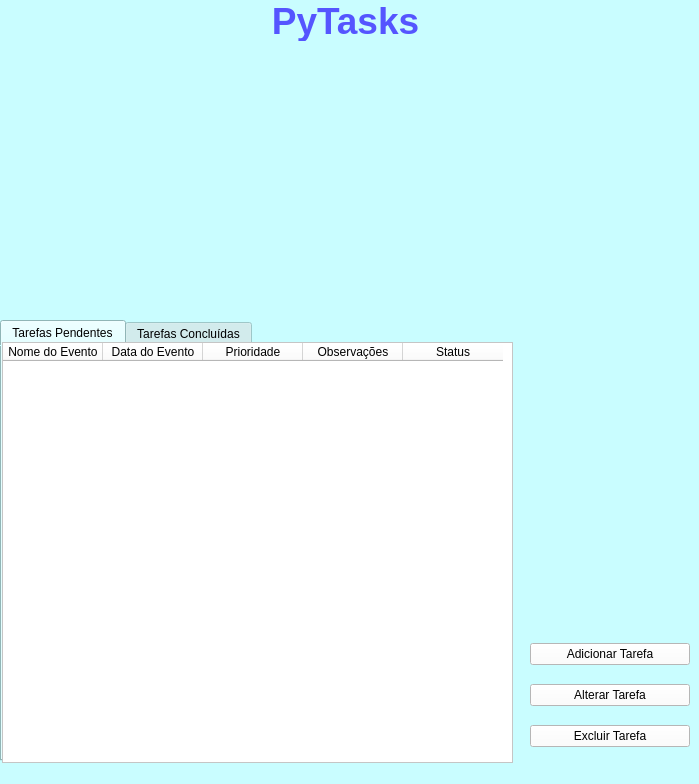
<?xml version="1.0" encoding="UTF-8"?>
<ui version="4.0">
 <class>TelaMenu</class>
 <widget class="QMainWindow" name="TelaMenu">
  <property name="geometry">
   <rect>
    <x>0</x>
    <y>0</y>
    <width>699</width>
    <height>784</height>
   </rect>
  </property>
  <property name="windowTitle">
   <string>MENU</string>
  </property>
  <property name="styleSheet">
   <string notr="true">background-color: rgb(201, 253, 255);</string>
  </property>
  <widget class="QWidget" name="centralwidget">
   <widget class="QLabel" name="label_pytasks">
    <property name="geometry">
     <rect>
      <x>220</x>
      <y>0</y>
      <width>251</width>
      <height>41</height>
     </rect>
    </property>
    <property name="layoutDirection">
     <enum>Qt::LeftToRight</enum>
    </property>
    <property name="text">
     <string>&lt;html&gt;&lt;head/&gt;&lt;body&gt;&lt;p align=&quot;center&quot;&gt;&lt;span style=&quot; font-size:28pt; font-weight:600; color:#5555ff;&quot;&gt;PyTasks&lt;/span&gt;&lt;/p&gt;&lt;/body&gt;&lt;/html&gt;</string>
    </property>
    <property name="alignment">
     <set>Qt::AlignCenter</set>
    </property>
   </widget>
   <widget class="QTabWidget" name="tabWidget">
    <property name="geometry">
     <rect>
      <x>0</x>
      <y>320</y>
      <width>501</width>
      <height>441</height>
     </rect>
    </property>
    <property name="currentIndex">
     <number>0</number>
    </property>
    <widget class="QWidget" name="tab_pendentes">
     <attribute name="title">
      <string>Tarefas Pendentes</string>
     </attribute>
    </widget>
    <widget class="QWidget" name="tab_concluidas">
     <attribute name="title">
      <string>Tarefas Concluídas</string>
     </attribute>
     <widget class="QTableWidget" name="tableWidget_2">
      <property name="geometry">
       <rect>
        <x>0</x>
        <y>0</y>
        <width>511</width>
        <height>411</height>
       </rect>
      </property>
      <property name="styleSheet">
       <string notr="true">background-color: rgb(255, 255, 255);</string>
      </property>
      <column>
       <property name="text">
        <string>Nome do Evento</string>
       </property>
      </column>
      <column>
       <property name="text">
        <string>Data do Evento</string>
       </property>
      </column>
      <column>
       <property name="text">
        <string>Prioridade</string>
       </property>
      </column>
      <column>
       <property name="text">
        <string>Observações</string>
       </property>
      </column>
      <column>
       <property name="text">
        <string>Status</string>
       </property>
      </column>
     </widget>
    </widget>
   </widget>
   <widget class="QWidget" name="verticalLayoutWidget">
    <property name="geometry">
     <rect>
      <x>530</x>
      <y>630</y>
      <width>160</width>
      <height>131</height>
     </rect>
    </property>
    <layout class="QVBoxLayout" name="verticalLayout">
     <item>
      <widget class="QPushButton" name="pushButton_nova_tarefa">
       <property name="styleSheet">
        <string notr="true">background-color: rgb(255, 255, 255);</string>
       </property>
       <property name="text">
        <string>Adicionar Tarefa</string>
       </property>
       <property name="icon">
        <iconset>
         <normaloff>mais.png</normaloff>mais.png</iconset>
       </property>
       <property name="iconSize">
        <size>
         <width>13</width>
         <height>13</height>
        </size>
       </property>
       <property name="autoExclusive">
        <bool>false</bool>
       </property>
      </widget>
     </item>
     <item>
      <widget class="QPushButton" name="pushButton_alterar_tarefa">
       <property name="styleSheet">
        <string notr="true">background-color: rgb(255, 255, 255);</string>
       </property>
       <property name="text">
        <string>Alterar Tarefa</string>
       </property>
       <property name="icon">
        <iconset>
         <normaloff>lapis.png</normaloff>lapis.png</iconset>
       </property>
       <property name="iconSize">
        <size>
         <width>13</width>
         <height>13</height>
        </size>
       </property>
      </widget>
     </item>
     <item>
      <widget class="QPushButton" name="pushButton_excluir_tarefa">
       <property name="styleSheet">
        <string notr="true">background-color: rgb(255, 255, 255);</string>
       </property>
       <property name="text">
        <string>Excluir Tarefa</string>
       </property>
       <property name="icon">
        <iconset>
         <normaloff>lixo.png</normaloff>lixo.png</iconset>
       </property>
       <property name="iconSize">
        <size>
         <width>13</width>
         <height>13</height>
        </size>
       </property>
      </widget>
     </item>
    </layout>
   </widget>
   <widget class="QTableWidget" name="tableWidget">
    <property name="geometry">
     <rect>
      <x>2</x>
      <y>342</y>
      <width>511</width>
      <height>421</height>
     </rect>
    </property>
    <property name="styleSheet">
     <string notr="true">background-color: rgb(255, 255, 255);</string>
    </property>
    <column>
     <property name="text">
      <string>Nome do Evento</string>
     </property>
    </column>
    <column>
     <property name="text">
      <string>Data do Evento</string>
     </property>
    </column>
    <column>
     <property name="text">
      <string>Prioridade</string>
     </property>
    </column>
    <column>
     <property name="text">
      <string>Observações</string>
     </property>
    </column>
    <column>
     <property name="text">
      <string>Status</string>
     </property>
    </column>
   </widget>
  </widget>
  <action name="actionEditar_tarefa">
   <property name="icon">
    <iconset>
     <normaloff>edit_5953096.png</normaloff>edit_5953096.png</iconset>
   </property>
   <property name="text">
    <string>&amp;Editar tarefa</string>
   </property>
   <property name="shortcut">
    <string>Ctrl+E</string>
   </property>
  </action>
  <action name="actionSair">
   <property name="text">
    <string>Sair</string>
   </property>
  </action>
  <action name="actionSair_2">
   <property name="text">
    <string>Sair</string>
   </property>
  </action>
  <action name="actionCTRL_N">
   <property name="text">
    <string>CTRL + N</string>
   </property>
  </action>
  <action name="actionNova_tarefa">
   <property name="icon">
    <iconset>
     <normaloff>paper_14910408.png</normaloff>paper_14910408.png</iconset>
   </property>
   <property name="text">
    <string>&amp;Nova tarefa</string>
   </property>
   <property name="shortcut">
    <string>Ctrl+N</string>
   </property>
  </action>
 </widget>
 <resources/>
 <connections/>
</ui>
